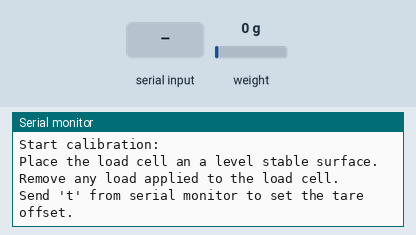
Recording of a program running on a simulated Seeed XIAO (SAMD21). Parts: the last lines printed to the serial monitor. Inputs (shaded band) come from the test bench; at power-on: weight on the scale 0 g.

Above: at 3.2 s.
3.3 s: "t90\n" received over Serial
At 4.5 s:
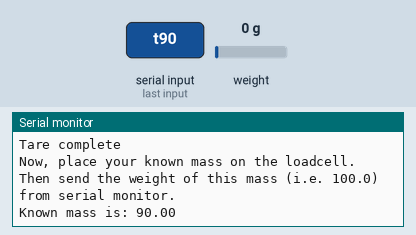
4.8 s: "y90\n" received over Serial
At 5.01 s:
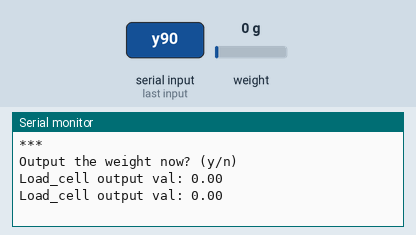
6.4 s: weight on the scale set to 100 g
At 6.41 s:
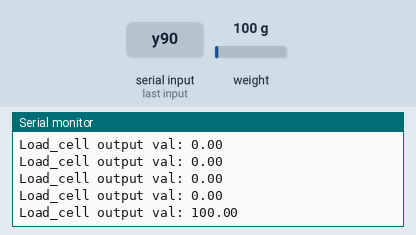
7.9 s: weight on the scale set to 1250 g
At 7.91 s:
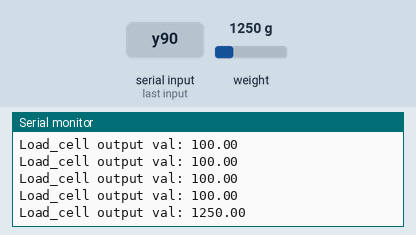
Timing chart, 0 to 10.4 s (numbered marks = the images above; inputs shaded):
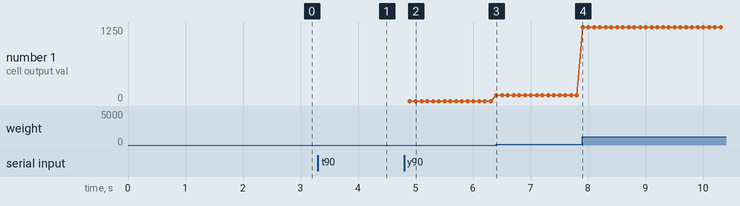

Measured:
- after the input at 3.3 s, the serial monitor: prints a new line at once (image 1)
- after the input at 4.8 s, the serial monitor: prints a new line after 0.10 s (image 2)
- after the input at 6.4 s, the serial monitor: prints a new line at once (image 3)
- after the input at 7.9 s, the serial monitor: prints a new line at once (image 4)
- plotted number 1: 0 → 100 after the input at 6.4 s, 100 → 1250 after the input at 7.9 s

The program:

main.cpp
```cpp
#include <Arduino.h>
#include <HX711_ADC.h>

// PINS
const int HX711_dout = 7; // mcu > HX711 dout pin
const int HX711_sck = 8; // mcu > HX711 sck pin

// Function declaration
void calibrate();

// HX711 constructor:
HX711_ADC LoadCell(HX711_dout, HX711_sck);

// Global variables
unsigned long t = 0; // Time for printing values

void setup() {
  Serial.begin(9600); delay(10);
  while(!Serial);
  Serial.println();
  Serial.println("Starting...");

  LoadCell.begin();
  //LoadCell.setReverseOutput(); //uncomment to turn a negative output value to positive
  unsigned long stabilizingtime = 2000; // preciscion right after power-up can be improved by adding a few seconds of stabilizing time
  boolean _tare = true; //set this to false if you don't want tare to be performed in the next step
  LoadCell.start(stabilizingtime, _tare);
  if (LoadCell.getTareTimeoutFlag() || LoadCell.getSignalTimeoutFlag()) {
    Serial.println("Timeout, check MCU>HX711 wiring and pin designations");
    while (1);
  }
  else {
    LoadCell.setCalFactor(1.0); // user set calibration value (float), initial value 1.0 may be used for this sketch
    Serial.println("Startup is complete");
  }
  while (!LoadCell.update());
  calibrate(); //start calibration procedure
}

void loop() {
  static boolean newDataReady = 0;
  const int serialPrintInterval = 0; //increase value to slow down serial print activity

  // check for new data/start next conversion:
  if (LoadCell.update()) newDataReady = true;

  // get smoothed value from the dataset:
  if (newDataReady) {
    if (millis() > t + serialPrintInterval) {
      float i = LoadCell.getData();
      Serial.print("Load_cell output val: ");
      Serial.println(i);
      newDataReady = 0;
      t = millis();
    }
  }

  // receive command from serial terminal
  if (Serial.available() > 0) {
    char inByte = Serial.read();
    if (inByte == 't') LoadCell.tareNoDelay(); //tare
    else if (inByte == 'r') calibrate(); //calibrate
  }

  // check if last tare operation is complete
  if (LoadCell.getTareStatus() == true) {
    Serial.println("Tare complete");
  }
}

// Function definitions
void calibrate() {
  Serial.println("***");
  Serial.println("Start calibration:");
  Serial.println("Place the load cell an a level stable surface.");
  Serial.println("Remove any load applied to the load cell.");
  Serial.println("Send 't' from serial monitor to set the tare offset.");

  boolean _resume = false;
  while (_resume == false) {
    LoadCell.update();
    if (Serial.available() > 0) {
      if (Serial.available() > 0) {
        char inByte = Serial.read();
        if (inByte == 't') LoadCell.tareNoDelay();
      }
    }
    if (LoadCell.getTareStatus() == true) {
      Serial.println("Tare complete");
      _resume = true;
    }
  }

  Serial.println("Now, place your known mass on the loadcell.");
  Serial.println("Then send the weight of this mass (i.e. 100.0) from serial monitor.");

  float known_mass = 0;
  _resume = false;
  while (_resume == false) {
    LoadCell.update();
    if (Serial.available() > 0) {
      known_mass = Serial.parseFloat();
      if (known_mass != 0) {
        Serial.print("Known mass is: ");
        Serial.println(known_mass);
        _resume = true;
      }
    }
  }

  LoadCell.refreshDataSet(); //refresh the dataset to be sure that the known mass is measured correct
  float newCalibrationValue = LoadCell.getNewCalibration(known_mass); //get the new calibration value

  Serial.print("New calibration value has been set to: ");
  Serial.print(newCalibrationValue);
  Serial.println(", use this as calibration value (calFactor) in your project sketch.");
  Serial.println("End calibration");
  Serial.println("***");
  Serial.println("To re-calibrate, send 'r' from serial monitor.");
  Serial.println("For manual edit of the calibration value, send 'c' from serial monitor.");
  Serial.println("***");
  Serial.println("Output the weight now? (y/n)");

  _resume = false;
  while (_resume == false) {
    if (Serial.available() > 0) {
      char inByte = Serial.read();
      if (inByte == 'y') {
        _resume = true;
      }
    }
  }
}
```
